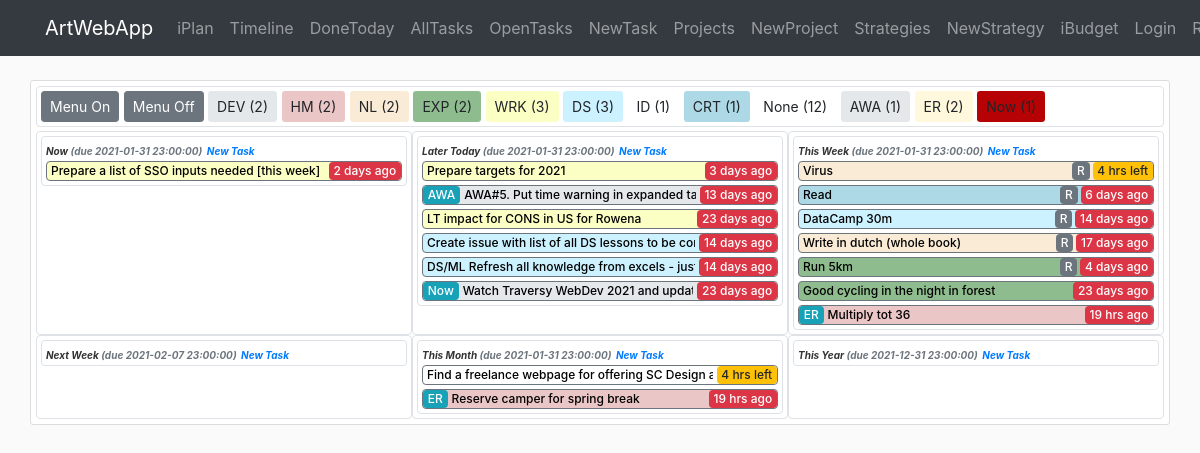
The app's page /iplan/timeline with its own data.
### awa/iplan/models.py (models this page shows, shortened)
class Strategy(db.Model):
    id = db.Column(db.Integer, primary_key=True)
    name = db.Column(db.String(40), nullable=False)
    symbol = db.Column(db.String(3))
    desc = db.Column(db.Text)
    color = db.Column(db.String(7))
    order = db.Column(db.Integer)
    time_creation = db.Column(db.DateTime, default=datetime.now)
    time_completion = db.Column(db.DateTime)
    show_timeline = db.Column(db.Boolean, default=True, nullable=False)
    category = db.Column(db.String(20), nullable=True)
    br_task = db.relationship('Task', backref='strategy')  # todo: lazy=True - test that later

class Project(db.Model):
    id = db.Column(db.Integer, primary_key=True)
    name = db.Column(db.String(40), nullable=False)
    symbol = db.Column(db.String(3))
    desc = db.Column(db.Text)
    category = db.Column(db.String(20))
    color = db.Column(db.String(7))
    order = db.Column(db.Integer)
    time_creation = db.Column(db.DateTime, default=datetime.now)
    time_completion = db.Column(db.DateTime)
    time_due = db.Column(db.DateTime)
    duration_plan = db.Column(db.Interval, nullable=False, default=timedelta(0))
    show_timeline = db.Column(db.Boolean, default=True, nullable=False)
    br_task = db.relationship('Task', backref='project')  # todo: lazy=True - test that later

class Task(db.Model):
    id = db.Column(db.Integer, primary_key=True, autoincrement=True)
    name = db.Column(db.String(140), nullable=False)
    desc = db.Column(db.Text)
    category = db.Column(db.String(20))
    frequency = db.Column(db.String(10))
    frequency_days = db.Column(db.Integer)
    time_creation = db.Column(db.DateTime, default=datetime.now)
    time_completion = db.Column(db.DateTime)
    time_due = db.Column(db.DateTime)
    time_line = db.Column(db.String(20))
    duration_plan = db.Column(db.Interval, nullable=False, default=timedelta(0))
    duration_real = db.Column(db.Interval, nullable=False, default=timedelta(0))
    timer_start = db.Column(db.DateTime)
    order = db.Column(db.Integer)
    show_menu = db.Column(db.Boolean, default=True, nullable=False)
    id_strategy = db.Column(db.Integer, db.ForeignKey('strategy.id'), nullable=False)
    id_project = db.Column(db.Integer, db.ForeignKey('project.id'))

### awa/iplan/routes.py (the view)
@iplan.route('/iplan/timeline', methods=['GET', 'POST'])
def timeline():
    tasks = Task.query.filter(Task.time_completion.is_(None)).order_by(Task.order).all()
    strategies = Strategy.query.all()
    projects = Project.query.all()
    count_tasks_strategy = dict(zip([strategy.id for strategy in strategies], [0 for _ in range(len(strategies))]))
    count_tasks_project = dict(zip([project.id for project in projects], [0 for _ in range(len(projects))]))
    for task in tasks:
        if task.strategy.id in count_tasks_strategy:
            count_tasks_strategy[task.strategy.id] += 1
        if task.project.id in count_tasks_project:
            count_tasks_project[task.project.id] += 1
    return render_template('iplan/timeline.html', tasks=tasks, TimeLine=TimeLine, strategies=strategies, projects=projects,
                           count_tasks_strategy=count_tasks_strategy, count_tasks_project=count_tasks_project,
                           string_from_duration=string_from_duration, now=datetime.now())

### awa/iplan/utils.py (called while the page is built)
    @staticmethod
    def progress_indicator(time_creation, timeline_category):
        for indicator in TimeLine._progress_breakpoints:
            if timeline_category == indicator[0]:  # Check on timeline category
                seconds_since_creation = (datetime.now()-time_creation).total_seconds()
                uom_since_creation = int(seconds_since_creation / TimeLine._seconds_in_unites[indicator[1]])
                if uom_since_creation >= indicator[2][0] and uom_since_creation < indicator[2][1]:
                    return f'{uom_since_creation}{indicator[1]}', TimeLine._progress_colors['attention']
                elif uom_since_creation >= indicator[2][1]:
                    return f'{uom_since_creation}{indicator[1]}', TimeLine._progress_colors['warning']
                else:
                    return None

    @staticmethod
    def get_msg_for_timeuom(uom, value):
        msg = None
        if uom == 'h':
            msg = 'hrs'
        elif uom == 'd':
            msg = 'days'
        elif uom == 'm':
            msg = 'months'
        elif uom == 'w':
            msg = 'weeks'
        else:
            msg = '???'
        if value == 1:
            msg = msg[:-1]
        return msg

    @staticmethod
    def duedate_indicator(time_due):
        if time_due is None:
            return None
        time_left = (time_due - datetime.now()).total_seconds()
        for text, uom, time, msg in TimeLine._duedate_breakpoints:
            if round(time_left < time * TimeLine._seconds_in_unites[uom]):
                return f'{abs(round(time_left / TimeLine._seconds_in_unites[uom]))} {TimeLine.get_msg_for_timeuom(uom, round(time_left / TimeLine._seconds_in_unites[uom]))} {msg}', TimeLine._duedate_colors[text]

### awa/templates/iplan/timeline.html (shortened to what this page needs)
{% extends "layout.html" %}
{% block content %}
<div class="container">
    <div class="row content-section">
        <div class="col-md-12 border p-1 rounded mb-1 ">
            <a  href="{{url_for('iplan.show_menu_all', state='on') }}" class="btn btn-secondary btn-sm" role="button">Menu On</a>
            <a  href="{{url_for('iplan.show_menu_all', state='off') }}" class="btn btn-secondary btn-sm" role="button">Menu Off</a>
            {% for strategy in strategies %}
                {% if count_tasks_strategy[strategy.id] > 0%}
                    {% if strategy.show_timeline %}
                        <a  href="{{url_for('iplan.show_strategy_timeline', id_strategy=strategy.id) }}" class="btn btn-sm" style="background-color:{{strategy.color}}" role="button">{{strategy.symbol}} ({{count_tasks_strategy[strategy.id]}})</a>
                    {% else %}
                        <a  href="{{url_for('iplan.show_strategy_timeline', id_strategy=strategy.id) }}" class="btn btn-dark btn-sm" role="button">{{strategy.symbol}} ({{count_tasks_strategy[strategy.id]}})</a>
                    {% endif %}
                {% endif %}
            {% endfor %}
            {% for project in projects %}
                {% if count_tasks_project[project.id] > 0%}
                    {% if project.show_timeline %}
                        <a  href="{{url_for('iplan.show_project_timeline', id_project=project.id) }}" class="btn btn-sm" style="background-color:{{project.color}}" role="button">{{project.symbol}} ({{count_tasks_project[project.id]}})</a>
                    {% else %}
                        <a  href="{{url_for('iplan.show_project_timeline', id_project=project.id) }}" class="btn btn-dark btn-sm" role="button">{{project.symbol}} ({{count_tasks_project[project.id]}})</a>
                    {% endif %}
                {% endif %}
            {% endfor %}
        </div>
        {% for timeline in TimeLine.categories %}
        <div class="col-md-4 border p-1 rounded">
            <div class="col-12 border timeline_task_border rounded p-0">
                <small class="timeline_header ml-1">{{ timeline }} </small>
                <small class="timeline_header text-muted">(due {{TimeLine.duedate_per_category_for_new_tasks(timeline)}})</small>
                <a href="{{ url_for('iplan.task_create', timeline_category=timeline) }}"><small class="timeline_header text-primary">New Task</small></a>
                {% for task in tasks %}
                    {% if task.time_line == timeline and task.strategy.show_timeline and task.project.show_timeline %}
                        {% if task.show_menu == False %}
                            <div class="row rounded border border border-secondary timeline_task_name pl-0  mb-1 ml-1 mr-1" style="background-color:{{task.strategy.color}}">
                                {% if TimeLine.progress_indicator(task.time_creation, timeline)[0] %}
                                    {% if task.project.symbol != 'None' %}
                                        <div class="col-auto p-0 m-0">
                                            <small class="badge badge-info progress_indicator">{{task.project.symbol}}</small>
                                        </div>
                                    {% endif %}
                                    <div class="col text-truncate p-0 pl-1 m-0 mr-1">
                                        <a href="{{url_for('iplan.show_menu', id_task=task.id, state='on') }}" class="show_menu_links" title="{{task.name}}">{{task.name}}</a>
                                    </div>
                                    <div class="col-auto p-0 m-0 text-right">
                                        {% if task.frequency == 'Repeatable' %}
                                            <small class="badge badge-secondary progress_indicator">R</small>
                                        {% endif %}
                                        {% if TimeLine.duedate_indicator(task.time_due)[0] %}
                                            <small class="{{TimeLine.duedate_indicator(task.time_due)[1]}} m-0 progress_indicator">{{TimeLine.duedate_indicator(task.time_due)[0]}}</small>
                                        {% else %}
                                            <small class="{{TimeLine.progress_indicator(task.time_creation, timeline)[1]}}  progress_indicator">{{TimeLine.progress_indicator(task.time_creation, timeline)[0]}}</small>
                                        {% endif %}
                                    </div>
                                {% else %}
                                    <div class="col text-truncate p-0 pl-1 m-0 mr-1">
                                        <a href="{{url_for('iplan.show_menu', id_task=task.id, state='on') }}" class="show_menu_links" title="{{task.name}}">{{task.name}}</a>
                                    </div>
                                    <div class="col-auto p-0 m-0 text-right">
                                    {% if task.frequency == 'Repeatable' %}
                                        <small class="badge badge-secondary progress_indicator">R</small>
                                    {% endif %}
                                    {% if TimeLine.duedate_indicator(task.time_due)[0] %}
                                        <small class="{{TimeLine.duedate_indicator(task.time_due)[1]}} progress_indicator">{{TimeLine.duedate_indicator(task.time_due)[0]}}</small>
                                    {% endif %}
                                    </div>
                                {% endif %}
                            </div>
                        {% endif %}
                    {% endif %}
                {% endfor %}
            </div>
        </div>
        {% endfor %}
    </div>
</div>
{% endblock content %}

### awa/static/main.css (style rules this page uses)
body { background: #fafafa; color: #333333; margin-top: 5rem; }
.content-section { background: #ffffff; padding: 5px 5px; border: 1px solid #dddddd; border-radius: 3px; margin-bottom: 10px; }
.timeline_header { font-size: 10px; font-style: italic; font-weight: bold; }
.timeline_task_name { font-size: 12px; font-weight: bold; }
.show_menu_links { color:#000; font-size: 12px; display: inline-block; font-weight: 500; }
.progress_indicator { font-size: 12px; font-weight: 500; }

### records on screen
Strategy: symbol "DEV", count_tasks_strategy "2"
Strategy: symbol "HM", id "2"
Strategy: symbol "NL", count_tasks_strategy "2"
Strategy: symbol "EXP", count_tasks_strategy "2"
Strategy: symbol "WRK", count_tasks_strategy "3"
Strategy: symbol "DS", count_tasks_strategy "3"
Strategy: symbol "ID", show_timeline "1"
Strategy: symbol "CRT", show_timeline "1"
Project: symbol "None", count_tasks_project "12"
Project: symbol "AWA", show_timeline "1"
Project: symbol "ER", count_tasks_project "2"
Project: symbol "Now"
Task: name "Prepare a list of SSO inputs needed [this week]", time_due "2 days ago"
Task: name "Prepare targets for 2021", time_due "3 days ago"
Task: project.symbol "AWA", name "AWA#5. Put time warning in expande…", time_due "13 days ago"
Task: name "LT impact for CONS in US for Rowena", time_due "23 days ago"
Task: name "Create issue with list of all DS lessons to be…", time_due "14 days ago"
Task: name "DS/ML Refresh all knowledge from excels - j…", time_due "14 days ago"
Task: project.symbol "Now", name "Watch Traversy WebDev 2021 and up…", time_due "23 days ago"
Task: time_line "This Week", duedate_per_category_for_new_tasks "2021-01-31 23:00:00", name "Virus", frequency "R", time_due "4 hrs left"
Task: name "Read", frequency "R", time_due "6 days ago"
Task: name "DataCamp 30m", frequency "R", time_due "14 days ago"
Task: name "Write in dutch (whole book)", frequency "R", time_due "17 days ago"
Task: name "Run 5km", frequency "R", time_due "4 days ago"
Task: name "Good cycling in the night in forest", time_due "23 days ago"
Task: project.symbol "ER", name "Multiply tot 36", time_due "19 hrs ago"
Task: time_line "This Month", duedate_per_category_for_new_tasks "2021-01-31 23:00:00", name "Find a freelance webpage for offering SC Desig…", time_due "4 hrs left"
Task: project.symbol "ER", name "Reserve camper for spring break", time_due "19 hrs ago"

### other values on screen
{{ timeline }} "Now" "Later Today" "Next Week" "This Year"
{{ TimeLine.duedate_per_category_for_new_tasks(timeline) }} "2021-01-31 23:00:00" "2021-01-31 23:00:00" "2021-02-07 23:00:00" "2021-12-31 23:00:00"
